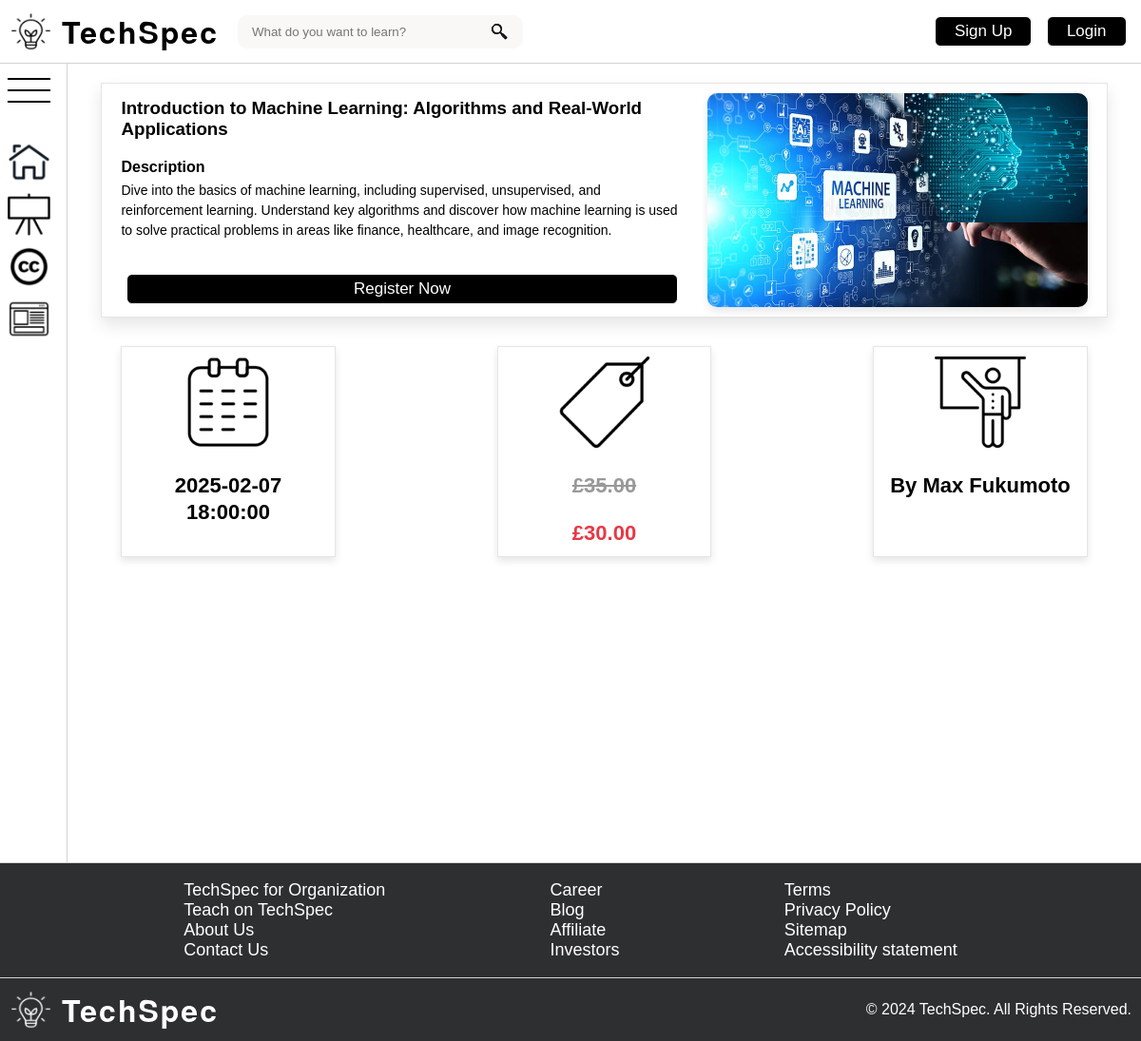
/content/detail.php?courseId=4, run on the app's committed database.
### tables this page shows
CREATE TABLE `training_sessions` (
  `trainingID` MEDIUMINT(8) PRIMARY KEY AUTO_INCREMENT,
  `title` VARCHAR(255) NOT NULL,
  `description` TEXT NOT NULL,
  `session_date` DATETIME NOT NULL,
  `price_per_person` DECIMAL(7,2) NOT NULL,
  `discount_price` DECIMAL(7,2),
  `session_imagepath` VARCHAR(255),
  `image_alt` VARCHAR(255),
  `lecturer` VARCHAR(255),
  `category` VARCHAR(255)
);

### content/logic/CoursesManager.php (called while the page is built, shortened)
<?php
class CoursesManager
{
    private static $instance;
    private $courses;
    public static function getInstance()
    {
        if (!isset(self::$instance)) {
            static::$instance = new CoursesManager();
            static::$instance->load();
        }
        return static::$instance;
    }
    private function load()
    {
        try {
            $conn = ConnectionManager::getInstance()->getConnection();
            $stmt = mysqli_prepare($conn, "SELECT * FROM training_sessions");
            if (!mysqli_stmt_execute($stmt)) {
                throw new Exception(Message::INTERNAL_SERVER_ERROR . mysqli_stmt_error($stmt));
            }
            $result = mysqli_stmt_get_result($stmt);
            while ($row = mysqli_fetch_assoc($result)) {
                $this->courses[] = $row;
            }
        } finally {
            $conn = null;
            $stmt = null;
        }
    }
    public function getCoursesById($id)
    {
        $array = [];
        foreach ($this->courses as $course) {
            if ($course['trainingID'] === $id) {
                array_push($array, $course);
            }
        }
        return $array;
    }
}

### content/detail.php (the view, shortened to what this page needs)
<?php
require_once './logic/CoursesManager.php';
$isLogin = isset($_SESSION['id']) && isset($_SESSION['name']);
$courseId = filter_input(INPUT_GET, 'courseId', FILTER_VALIDATE_INT);
$coursesManager = CoursesManager::getInstance();
foreach ($coursesManager->getCoursesById(intval($courseId)) as $course) {
  $title = $course['title'];
  $desc = $course['description'];
  $date = $course['session_date'];
  $price = $course['price_per_person'];
  $discountPrice = $course['discount_price'];
  $imagePath = $course['session_imagepath'];
  $imageAlt = $course['image_alt'];
  $lecturer = $course['lecturer'];
}
?>
<!DOCTYPE html>
<html lang="en">
<head>
  <link
    href="../assets/stylesheets/common.css"
    rel="stylesheet"
    type="text/css" />
  <link
    href="../assets/stylesheets/detail.css"
    rel="stylesheet"
    type="text/css" />
</head>
<body>
  <?php require_once 'shared.php';
  echo stringifyHeaderHtml($isLogin);
  ?>
  <div class="main-wrapper">
    <?php require_once 'shared.php';
    echo stringifySidebarHtml($isLogin);
    ?>
    <main>
      <div id="course-wrapper">
        <div id="course-detail">
          <div id="course-main">
            <h3>
              <?php echo htmlspecialchars($title) ?>
            </h3>
            <h4>
              Description
            </h4>
            <p>
              <?php echo htmlspecialchars($desc) ?>
            </p>
            <?php if ($isLogin): ?>
              <a href="./booking.php" class="base-link">Book Now</a>
            <?php else: ?>
              <a href="./signup.php" class="base-link">Register Now</a>
            <?php endif; ?>
          </div>
          <?php
          $imagePath = htmlspecialchars("../assets/images/" . $imagePath);
          $imageAlt = htmlspecialchars($imageAlt);
          if (file_exists($imagePath)) {
            echo "<img src='{$imagePath}' alt='{$imageAlt}'>";
          } else {
            echo "<img src='../assets/images/default.png' alt='Default course image'>";
          }
          ?>
        </div>
        <div id="course-info-cards">
          <div class="course-info-card">
            <img
              src="../assets/images/icon_calender.png"
              alt="Course Date Image" />
            <p><?php echo $date ?></p>
          </div>
          <div class="course-info-card">
            <img
              src="../assets/images/icon_tag.png"
              alt="Course Price Image" />
            <p class="<?php echo ($discountPrice && $discountPrice < $price) ? 'original-price' : ''; ?>">
              £<?php echo number_format((float)$price, 2) ?>
            </p>
            <?php if ($discountPrice && $discountPrice < $price): ?>
              <p class="discount-price">
                £<?php echo number_format((float)$discountPrice, 2) ?>
              </p>
            <?php endif; ?>
          </div>
          <div class="course-info-card">
            <img
              src="../assets/images/icon_lecturer.png"
              alt="Course Lecturer Image" />
            <p>By <?php echo $lecturer ?></p>
          </div>
        </div>
      </div>
    </main>
  </div>
  <?php require_once 'shared.php';
  echo stringifyFooterHtml(); ?>
</body>
</html>

### assets/stylesheets/common.css (style rules this page uses)
html, body { width: 100%; margin: 0; font-family: Arial, sans-serif; }
html { height: 100%; }
body { display: flex; flex-direction: column; min-height: 100vh; }
main { display: flex; flex-direction: column; align-items: center; width: calc(100% - 70px); transition: width 0.3s ease; min-height: 100vh; margin: 20px auto; }
a { color: inherit; text-decoration: none; }
.main-wrapper { display: flex; flex-direction: row; }
.base-link { display: inline-block; margin: 3px 5.5px; padding: 5px 20px; cursor: pointer; text-align: center; color: #ffffff; border-radius: 6px; border: 1.5px solid #ffffff; background-color: #000000; font-size: 17px; text-decoration: none; }

### assets/stylesheets/detail.css (style rules this page uses)
#course-wrapper > div { width: 90%; margin: 0 auto 30px auto; }
#course-detail { display: flex; flex-direction: row; justify-content: space-around; padding: 10px 20px; border: 1px solid #0000001a; box-shadow: 0 8px 16px #0000001a; }
#course-detail img { width: auto; max-width: 400px; height: auto; max-height: 250px; border-radius: 10px; box-shadow: 0 4px 8px #0000001a; object-fit: cover; }
#course-main { display: flex; flex-direction: column; margin-right: 25px; }
#course-main > h3 { margin: 5px 0; }
#course-main > h4 { margin: 15px 0 5px 0; }
#course-main > p { margin: 0; font-size: 14px; line-height: 1.5; }
#course-main > a { margin-top: auto; }
#course-info-cards { display: flex; flex-direction: row; justify-content: space-between; width: 80%; }
.course-info-card { width: 20%; padding: 10px; text-align: center; border: 1px solid #0000001a; box-shadow: 0 4px 8px #0000001a; }
.course-info-card > p { margin-bottom: 0; font-size: 22px; font-weight: 700; line-height: 28px; }
.original-price { text-decoration: line-through; color: #999999; font-size: 0.9em; }
.discount-price { color: #e63946; font-weight: bold; font-size: 1.1em; }

### data on the page
training_sessions: title "Introduction to Machine Learning: Algorithms and Real-World Applications", description "Dive into the basics of machine learning, including supervised, unsupervised, and reinforcement learning. Understand key algorithms and discover how machine learning is used to solve practical problems in areas like finance, healthcare, and image recognition.", session_imagepath (picture), session_date "2025-02-07 18:00:00", price_per_person "35.00", discount_price "30.00", lecturer "Max Fukumoto"
